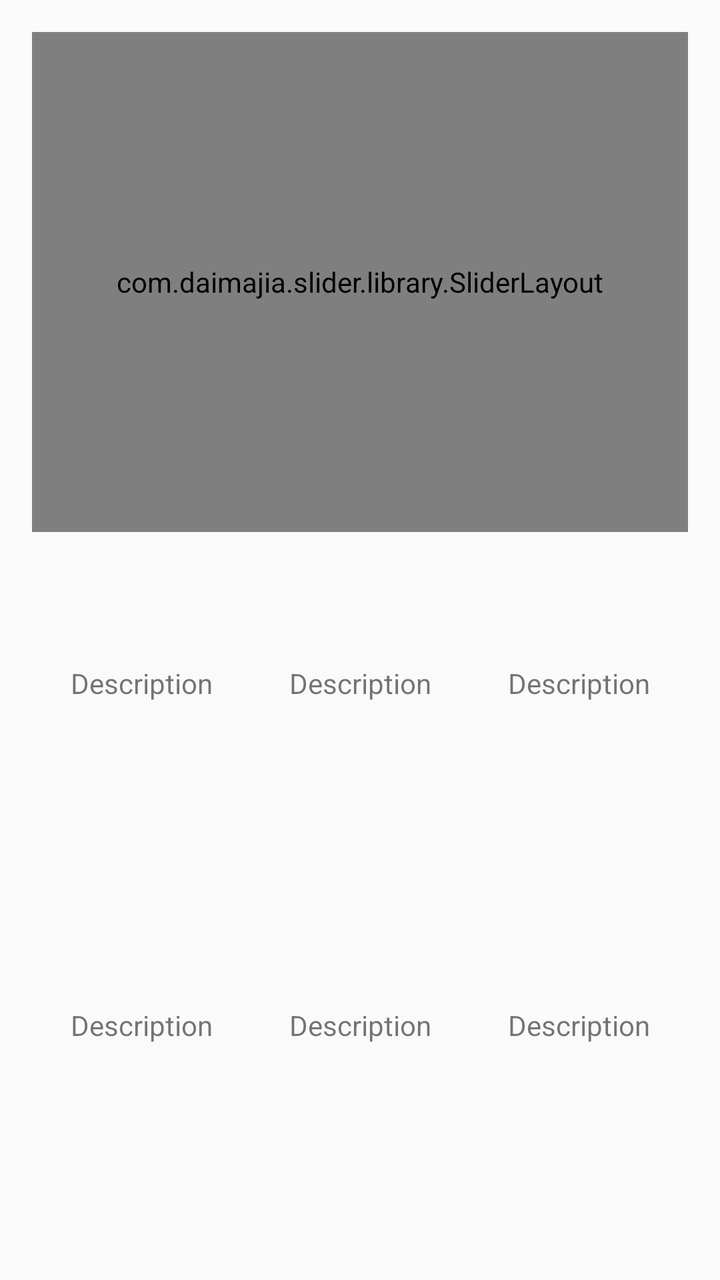
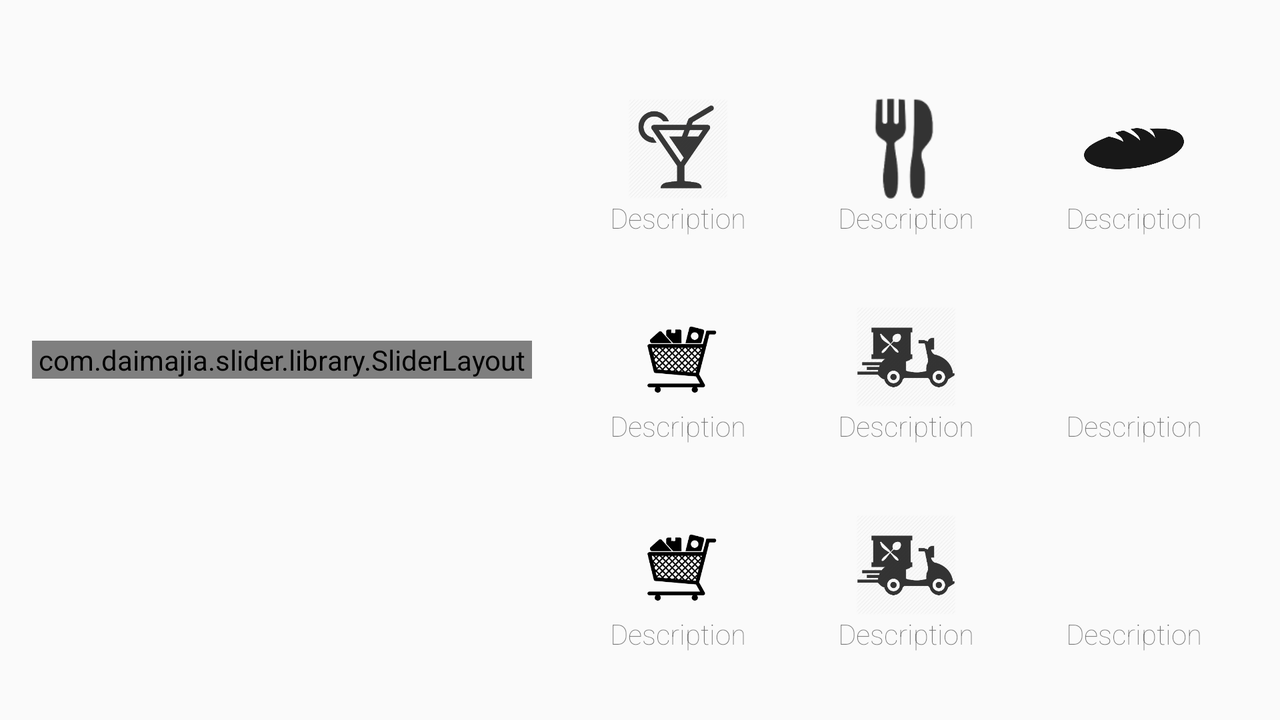

Two renders of one Android screen. The first uses the default layout on a phone; the second uses the alternative layout the repository ships for a different screen configuration, on a matching device. The two XML files are below.
<!-- AndroidManifest.xml: application theme AppTheme -->
<!-- res/layout/content_service_choices.xml -->
<?xml version="1.0" encoding="utf-8"?>
<RelativeLayout xmlns:android="http://schemas.android.com/apk/res/android"
    xmlns:app="http://schemas.android.com/apk/res-auto"
    xmlns:tools="http://schemas.android.com/tools"
    android:id="@+id/content_service_choices"
    android:layout_width="match_parent"
    android:layout_height="match_parent"
    android:paddingBottom="@dimen/activity_vertical_margin"
    android:paddingLeft="@dimen/activity_horizontal_margin"
    android:paddingRight="@dimen/activity_horizontal_margin"
    android:paddingTop="@dimen/activity_vertical_margin"
    app:layout_behavior="@string/appbar_scrolling_view_behavior"
    tools:context="com.kisita.yebela.ServiceChoicesActivity"
    tools:showIn="@layout/activity_service_choices">

    <com.daimajia.slider.library.SliderLayout
        android:id="@+id/slider"
        android:layout_width="match_parent"
        android:layout_height="250dp"
        />
    <GridLayout
        android:layout_width="match_parent"
        android:layout_height="wrap_content"
        android:layout_below="@+id/slider"
        android:layout_marginTop="@dimen/activity_vertical_margin"
        android:layout_alignParentBottom="true"
        android:columnCount="3"
        android:rowCount="2">

        <LinearLayout
        android:layout_column="0"
        android:layout_row="0"
        android:orientation="vertical"
        android:layout_columnWeight="1"
        android:layout_rowWeight="1"
            tools:ignore="UseCompoundDrawables">
        <ImageView
            android:layout_gravity="center"
            android:layout_height="50dp"
            android:layout_width="50dp"
            android:src="@drawable/ic_search_black_24dp"/>
            <TextView
                android:layout_gravity="center"
                android:gravity="center"
                android:layout_width="match_parent"
                android:layout_height="wrap_content"
                android:text="Description"/>
        </LinearLayout>

        <LinearLayout
            android:layout_column="1"
            android:layout_row="0"
            android:orientation="vertical"
            android:layout_columnWeight="1"
            android:layout_rowWeight="1">
            <ImageView
                android:layout_gravity="center"
                android:layout_height="50dp"
                android:layout_width="50dp"
                android:src="@drawable/ic_search_black_24dp"/>
            <TextView
                android:layout_gravity="center"
                android:gravity="center"
                android:layout_width="match_parent"
                android:layout_height="wrap_content"
                android:text="Description"/>
        </LinearLayout>

        <LinearLayout
            android:layout_column="2"
            android:layout_row="0"
            android:orientation="vertical"
            android:layout_columnWeight="1"
            android:layout_rowWeight="1">
            <ImageView
                android:layout_gravity="center"
                android:layout_height="50dp"
                android:layout_width="50dp"
                android:src="@drawable/ic_search_black_24dp"/>
            <TextView
                android:layout_gravity="center"
                android:gravity="center"
                android:layout_width="match_parent"
                android:layout_height="wrap_content"
                android:text="Description"/>
        </LinearLayout>

        <LinearLayout
            android:layout_column="0"
            android:layout_row="1"
            android:orientation="vertical"
            android:layout_columnWeight="1"
            android:layout_rowWeight="1">
            <ImageView
                android:layout_gravity="center"
                android:layout_height="50dp"
                android:layout_width="50dp"
                android:src="@drawable/ic_search_black_24dp"/>
            <TextView
                android:layout_gravity="center"
                android:gravity="center"
                android:layout_width="match_parent"
                android:layout_height="wrap_content"
                android:text="Description"/>
        </LinearLayout>

        <LinearLayout
            android:layout_column="1"
            android:layout_row="1"
            android:orientation="vertical"
            android:layout_columnWeight="1"
            android:layout_rowWeight="1">
            <ImageView
                android:layout_gravity="center_horizontal"
                android:gravity="center_horizontal"
                android:layout_height="50dp"
                android:layout_width="50dp"
                android:src="@drawable/ic_search_black_24dp"/>
            <TextView
                android:layout_gravity="center"
                android:gravity="center"
                android:layout_width="match_parent"
                android:layout_height="wrap_content"
                android:text="Description"/>
        </LinearLayout>

        <LinearLayout
            android:layout_column="2"
            android:layout_row="1"
            android:orientation="vertical"
            android:layout_columnWeight="1"
            android:layout_rowWeight="1">
            <ImageView
                android:layout_gravity="center_horizontal"
                android:gravity="center_horizontal"
                android:layout_height="50dp"
                android:layout_width="50dp"
                android:src="@drawable/ic_search_black_24dp"/>
            <TextView
                android:layout_gravity="center"
                android:gravity="center"
                android:layout_width="match_parent"
                android:layout_height="wrap_content"
                android:text="Description"/>
        </LinearLayout>
    </GridLayout>
</RelativeLayout>
<!-- res/layout/activity_service_choices.xml (included above) -->
<?xml version="1.0" encoding="utf-8"?>
<android.support.design.widget.CoordinatorLayout
    xmlns:android="http://schemas.android.com/apk/res/android"
    xmlns:app="http://schemas.android.com/apk/res-auto"
    xmlns:tools="http://schemas.android.com/tools"
    android:layout_width="match_parent"
    android:layout_height="match_parent"
    android:fitsSystemWindows="true"
    android:id="@+id/coordinator_layout"
    android:background="@color/cardview_light_background"
    tools:context="com.kisita.yebela.activities.ServiceChoicesActivity">

    <android.support.design.widget.AppBarLayout
        android:layout_width="match_parent"
        android:layout_height="wrap_content"
        android:theme="@style/ThemeOverlay.AppCompat.Dark.ActionBar">

        <android.support.v7.widget.Toolbar
            android:id="@+id/toolbar"
            android:layout_width="match_parent"
            android:layout_height="?attr/actionBarSize"
            android:background="?attr/colorPrimary"
            app:theme="@style/ThemeOverlay.AppCompat.Dark.ActionBar"
            app:popupTheme="@style/AppTheme.PopupOverlay" >
            <TextView
                android:id="@+id/title_choices"
                android:layout_width="wrap_content"
                android:layout_height="wrap_content"
                android:layout_gravity="center_vertical|start"
                android:transitionName="profile"
                android:fontFamily="sans-serif-thin"
                android:textStyle="bold"
                android:textSize="22dp"/>
            </android.support.v7.widget.Toolbar>

    </android.support.design.widget.AppBarLayout>

    <include layout="@layout/content_service_choices" />

</android.support.design.widget.CoordinatorLayout>
<!-- resources referenced by this layout -->
<resources>
  <dimen name="activity_horizontal_margin">16dp</dimen>
  <dimen name="activity_vertical_margin">16dp</dimen>
  <style name="AppTheme.PopupOverlay" parent="ThemeOverlay.AppCompat.Light" />
  <style name="AppTheme" parent="Theme.AppCompat.Light.DarkActionBar">
          
          <item name="colorPrimary">@color/yebela_primary_color</item>
          <item name="colorPrimaryDark">@color/yebela_primary_dark</item>
          <item name="colorAccent">@color/yebela_primary_light</item>
      </style>
  <color name="yebela_primary_color">#4e47a6</color>
  <color name="yebela_primary_dark">#2d2c9e</color>
  <color name="yebela_primary_light">#6b63b4</color>
</resources>
<!-- res/layout-land/content_service_choices.xml (the repository's variant of the layout above) -->
<!-- drawn on the phone turned sideways -->
<?xml version="1.0" encoding="utf-8"?>
    <RelativeLayout
        xmlns:android="http://schemas.android.com/apk/res/android"
        xmlns:app="http://schemas.android.com/apk/res-auto"
        xmlns:tools="http://schemas.android.com/tools"
        android:id="@+id/content_service_choices"
        android:layout_width="match_parent"
        android:layout_height="match_parent"
        android:paddingBottom="@dimen/activity_vertical_margin"
        android:paddingLeft="@dimen/activity_horizontal_margin"
        android:paddingRight="@dimen/activity_horizontal_margin"
        android:paddingTop="@dimen/activity_vertical_margin"
        app:layout_behavior="@string/appbar_scrolling_view_behavior"
        tools:context="com.kisita.yebela.activities.ServiceChoicesActivity"
        tools:showIn="@layout/activity_service_choices">

        <com.daimajia.slider.library.SliderLayout
            android:id="@+id/slider"
            android:layout_marginTop="@dimen/activity_vertical_margin"
            android:layout_marginBottom="@dimen/activity_vertical_margin"
            android:layout_centerVertical="true"
            android:layout_width="250dp"
            android:layout_height="wrap_content"
            />
        <GridLayout
            android:layout_width="wrap_content"
            android:layout_height="match_parent"
            android:layout_alignParentRight="true"
            android:layout_toRightOf="@id/slider"
            android:layout_marginTop="@dimen/activity_vertical_margin"
            android:layout_marginLeft="@dimen/activity_horizontal_margin"
            android:id="@+id/grid_layout"
            android:layout_alignParentBottom="true"
            android:columnCount="3"
            android:rowCount="3">

            <LinearLayout
            android:gravity="center_vertical"
            android:background="?android:attr/selectableItemBackground"
            android:layout_column="0"
            android:layout_row="0"
            android:orientation="vertical"
            android:layout_columnWeight="1"
            android:layout_rowWeight="1"
                android:id="@+id/layout_choice_1"
                tools:ignore="UseCompoundDrawables">

            <ImageView
                android:layout_gravity="center"
                android:layout_height="50dp"
                android:layout_width="50dp"
                android:id="@+id/image_choice_1"
                android:src="@drawable/bar_cafe"/>
                <TextView
                    android:layout_gravity="center"
                    android:gravity="center"
                    android:layout_width="match_parent"
                    android:layout_height="wrap_content"
                    android:id="@+id/text_choice_1"
                    android:fontFamily="sans-serif-thin"
                    android:text="Description"/>
            </LinearLayout>

            <LinearLayout
                android:background="?android:attr/selectableItemBackground"
                android:gravity="center_vertical"
                android:layout_column="1"
                android:layout_row="0"
                android:orientation="vertical"
                android:layout_columnWeight="1"
                android:id="@+id/layout_choice_2"
                android:layout_rowWeight="1">
                <ImageView
                    android:layout_gravity="center"
                    android:layout_height="50dp"
                    android:layout_width="50dp"
                    android:id="@+id/image_choice_2"
                    android:src="@drawable/restaurant_icon"/>
                <TextView
                    android:layout_gravity="center"
                    android:gravity="center"
                    android:layout_width="match_parent"
                    android:fontFamily="sans-serif-thin"
                    android:layout_height="wrap_content"
                    android:id="@+id/text_choice_2"
                    android:text="Description"/>
            </LinearLayout>

            <LinearLayout
                android:background="?android:attr/selectableItemBackground"
                android:gravity="center_vertical"
                android:id="@+id/layout_choice_3"
                android:layout_column="2"
                android:layout_row="0"
                android:orientation="vertical"

                android:layout_columnWeight="1"
                android:layout_rowWeight="1">
                <ImageView
                    android:layout_gravity="center"
                    android:layout_height="50dp"
                    android:layout_width="50dp"
                    android:id="@+id/image_choice_3"
                    android:src="@drawable/bakery_icon"/>
                <TextView
                    android:layout_gravity="center"
                    android:gravity="center"
                    android:layout_width="match_parent"
                    android:fontFamily="sans-serif-thin"
                    android:layout_height="wrap_content"
                    android:id="@+id/text_choice_3"
                    android:text="Description"/>
            </LinearLayout>

            <LinearLayout
                android:background="?android:attr/selectableItemBackground"
                android:gravity="center_vertical"
                android:id="@+id/layout_choice_4"
                android:layout_column="0"
                android:layout_row="1"
                android:orientation="vertical"
                android:layout_columnWeight="1"
                android:layout_rowWeight="1">
                <ImageView
                    android:layout_gravity="center"
                    android:layout_height="50dp"
                    android:layout_width="50dp"
                    android:id="@+id/image_choice_4"
                    android:src="@drawable/supermarket_icon"/>
                <TextView
                    android:layout_gravity="center"
                    android:gravity="center"
                    android:layout_width="match_parent"
                    android:fontFamily="sans-serif-thin"
                    android:layout_height="wrap_content"
                    android:id="@+id/text_choice_4"
                    android:text="Description"/>
            </LinearLayout>

            <LinearLayout
                android:background="?android:attr/selectableItemBackground"
                android:gravity="center_vertical"
                android:id="@+id/layout_choice_5"
                android:layout_column="1"
                android:layout_row="1"
                android:orientation="vertical"

                android:layout_columnWeight="1"
                android:layout_rowWeight="1">
                <ImageView
                    android:layout_gravity="center_horizontal"
                    android:gravity="center_horizontal"
                    android:layout_height="50dp"
                    android:layout_width="50dp"
                    android:id="@+id/image_choice_5"
                    android:src="@drawable/delivery_icon"/>
                <TextView
                    android:layout_gravity="center"
                    android:gravity="center"
                    android:layout_width="match_parent"
                    android:layout_height="wrap_content"
                    android:fontFamily="sans-serif-thin"
                    android:id="@+id/text_choice_5"
                    android:text="Description"/>
            </LinearLayout>

            <LinearLayout
                android:background="?android:attr/selectableItemBackground"
                android:gravity="center_vertical"
                android:id="@+id/layout_choice_6"
                android:layout_column="2"
                android:layout_row="1"
                android:orientation="vertical"
                android:layout_columnWeight="1"
                android:layout_rowWeight="1">
                <ImageView
                    android:layout_gravity="center_horizontal"
                    android:gravity="center_horizontal"
                    android:layout_height="50dp"
                    android:layout_width="50dp"
                    android:id="@+id/image_choice_6"
                    android:src="@drawable/ic_search_black_24dp"/>
                <TextView
                    android:layout_gravity="center"
                    android:gravity="center"
                    android:layout_width="match_parent"
                    android:layout_height="wrap_content"
                    android:fontFamily="sans-serif-thin"
                    android:id="@+id/text_choice_6"
                    android:text="Description"/>
            </LinearLayout>
            <LinearLayout
                android:background="?android:attr/selectableItemBackground"
                android:gravity="center_vertical"
                android:id="@+id/layout_choice_7"
                android:layout_column="0"
                android:layout_row="2"
                android:orientation="vertical"
                android:layout_columnWeight="1"
                android:layout_rowWeight="1">
                <ImageView
                    android:layout_gravity="center"
                    android:layout_height="50dp"
                    android:layout_width="50dp"
                    android:id="@+id/image_choice_7"
                    android:src="@drawable/supermarket_icon"/>
                <TextView
                    android:layout_gravity="center"
                    android:gravity="center"
                    android:layout_width="match_parent"
                    android:fontFamily="sans-serif-thin"
                    android:layout_height="wrap_content"
                    android:id="@+id/text_choice_7"
                    android:text="Description"/>
            </LinearLayout>

            <LinearLayout
                android:background="?android:attr/selectableItemBackground"
                android:gravity="center_vertical"
                android:id="@+id/layout_choice_8"
                android:layout_column="1"
                android:layout_row="2"
                android:orientation="vertical"
                android:layout_columnWeight="1"
                android:layout_rowWeight="1">
                <ImageView
                    android:layout_gravity="center_horizontal"
                    android:gravity="center_horizontal"
                    android:layout_height="50dp"
                    android:layout_width="50dp"
                    android:id="@+id/image_choice_8"
                    android:src="@drawable/delivery_icon"/>
                <TextView
                    android:layout_gravity="center"
                    android:gravity="center"
                    android:layout_width="match_parent"
                    android:layout_height="wrap_content"
                    android:fontFamily="sans-serif-thin"
                    android:id="@+id/text_choice_8"
                    android:text="Description"/>
            </LinearLayout>

            <LinearLayout
                android:background="?android:attr/selectableItemBackground"
                android:gravity="center_vertical"
                android:id="@+id/layout_choice_9"
                android:layout_column="2"
                android:layout_row="2"
                android:orientation="vertical"
                android:layout_columnWeight="1"
                android:layout_rowWeight="1">
                <ImageView
                    android:layout_gravity="center_horizontal"
                    android:gravity="center_horizontal"
                    android:layout_height="50dp"
                    android:layout_width="50dp"
                    android:id="@+id/image_choice_9"
                    android:src="@drawable/ic_search_black_24dp"/>
                <TextView
                    android:layout_gravity="center"
                    android:gravity="center"
                    android:layout_width="match_parent"
                    android:layout_height="wrap_content"
                    android:fontFamily="sans-serif-thin"
                    android:id="@+id/text_choice_9"
                    android:text="Description"/>
            </LinearLayout>
        </GridLayout>
    </RelativeLayout>
<!-- res/layout/content_service_choices.xml (included above) -->
<?xml version="1.0" encoding="utf-8"?>
<RelativeLayout xmlns:android="http://schemas.android.com/apk/res/android"
    xmlns:app="http://schemas.android.com/apk/res-auto"
    xmlns:tools="http://schemas.android.com/tools"
    android:id="@+id/content_service_choices"
    android:layout_width="match_parent"
    android:layout_height="match_parent"
    android:paddingBottom="@dimen/activity_vertical_margin"
    android:paddingLeft="@dimen/activity_horizontal_margin"
    android:paddingRight="@dimen/activity_horizontal_margin"
    android:paddingTop="@dimen/activity_vertical_margin"
    app:layout_behavior="@string/appbar_scrolling_view_behavior"
    tools:context="com.kisita.yebela.ServiceChoicesActivity"
    tools:showIn="@layout/activity_service_choices">

    <com.daimajia.slider.library.SliderLayout
        android:id="@+id/slider"
        android:layout_width="match_parent"
        android:layout_height="250dp"
        />
    <GridLayout
        android:layout_width="match_parent"
        android:layout_height="wrap_content"
        android:layout_below="@+id/slider"
        android:layout_marginTop="@dimen/activity_vertical_margin"
        android:layout_alignParentBottom="true"
        android:columnCount="3"
        android:rowCount="2">

        <LinearLayout
        android:layout_column="0"
        android:layout_row="0"
        android:orientation="vertical"
        android:layout_columnWeight="1"
        android:layout_rowWeight="1"
            tools:ignore="UseCompoundDrawables">
        <ImageView
            android:layout_gravity="center"
            android:layout_height="50dp"
            android:layout_width="50dp"
            android:src="@drawable/ic_search_black_24dp"/>
            <TextView
                android:layout_gravity="center"
                android:gravity="center"
                android:layout_width="match_parent"
                android:layout_height="wrap_content"
                android:text="Description"/>
        </LinearLayout>

        <LinearLayout
            android:layout_column="1"
            android:layout_row="0"
            android:orientation="vertical"
            android:layout_columnWeight="1"
            android:layout_rowWeight="1">
            <ImageView
                android:layout_gravity="center"
                android:layout_height="50dp"
                android:layout_width="50dp"
                android:src="@drawable/ic_search_black_24dp"/>
            <TextView
                android:layout_gravity="center"
                android:gravity="center"
                android:layout_width="match_parent"
                android:layout_height="wrap_content"
                android:text="Description"/>
        </LinearLayout>

        <LinearLayout
            android:layout_column="2"
            android:layout_row="0"
            android:orientation="vertical"
            android:layout_columnWeight="1"
            android:layout_rowWeight="1">
            <ImageView
                android:layout_gravity="center"
                android:layout_height="50dp"
                android:layout_width="50dp"
                android:src="@drawable/ic_search_black_24dp"/>
            <TextView
                android:layout_gravity="center"
                android:gravity="center"
                android:layout_width="match_parent"
                android:layout_height="wrap_content"
                android:text="Description"/>
        </LinearLayout>

        <LinearLayout
            android:layout_column="0"
            android:layout_row="1"
            android:orientation="vertical"
            android:layout_columnWeight="1"
            android:layout_rowWeight="1">
            <ImageView
                android:layout_gravity="center"
                android:layout_height="50dp"
                android:layout_width="50dp"
                android:src="@drawable/ic_search_black_24dp"/>
            <TextView
                android:layout_gravity="center"
                android:gravity="center"
                android:layout_width="match_parent"
                android:layout_height="wrap_content"
                android:text="Description"/>
        </LinearLayout>

        <LinearLayout
            android:layout_column="1"
            android:layout_row="1"
            android:orientation="vertical"
            android:layout_columnWeight="1"
            android:layout_rowWeight="1">
            <ImageView
                android:layout_gravity="center_horizontal"
                android:gravity="center_horizontal"
                android:layout_height="50dp"
                android:layout_width="50dp"
                android:src="@drawable/ic_search_black_24dp"/>
            <TextView
                android:layout_gravity="center"
                android:gravity="center"
                android:layout_width="match_parent"
                android:layout_height="wrap_content"
                android:text="Description"/>
        </LinearLayout>

        <LinearLayout
            android:layout_column="2"
            android:layout_row="1"
            android:orientation="vertical"
            android:layout_columnWeight="1"
            android:layout_rowWeight="1">
            <ImageView
                android:layout_gravity="center_horizontal"
                android:gravity="center_horizontal"
                android:layout_height="50dp"
                android:layout_width="50dp"
                android:src="@drawable/ic_search_black_24dp"/>
            <TextView
                android:layout_gravity="center"
                android:gravity="center"
                android:layout_width="match_parent"
                android:layout_height="wrap_content"
                android:text="Description"/>
        </LinearLayout>
    </GridLayout>
</RelativeLayout>
<!-- resources referenced by the variant -->
<!-- as the phone turned sideways resolves them -->
<resources>
  <dimen name="activity_horizontal_margin">16dp</dimen>
  <dimen name="activity_vertical_margin">16dp</dimen>
  <!-- drawable bakery_icon: png bitmap (drawable, 8357 bytes) -->
  <!-- drawable bar_cafe: png bitmap (drawable, 16968 bytes) -->
  <!-- drawable delivery_icon: png bitmap (drawable, 16670 bytes) -->
  <!-- drawable restaurant_icon: png bitmap (drawable, 2152 bytes) -->
  <!-- drawable supermarket_icon: png bitmap (drawable, 6853 bytes) -->
  <style name="AppTheme.PopupOverlay" parent="ThemeOverlay.AppCompat.Light" />
  <style name="AppTheme" parent="Theme.AppCompat.Light.DarkActionBar">
          
          <item name="colorPrimary">@color/yebela_primary_color</item>
          <item name="colorPrimaryDark">@color/yebela_primary_dark</item>
          <item name="colorAccent">@color/yebela_primary_light</item>
      </style>
  <color name="yebela_primary_color">#4e47a6</color>
  <color name="yebela_primary_dark">#2d2c9e</color>
  <color name="yebela_primary_light">#6b63b4</color>
</resources>
